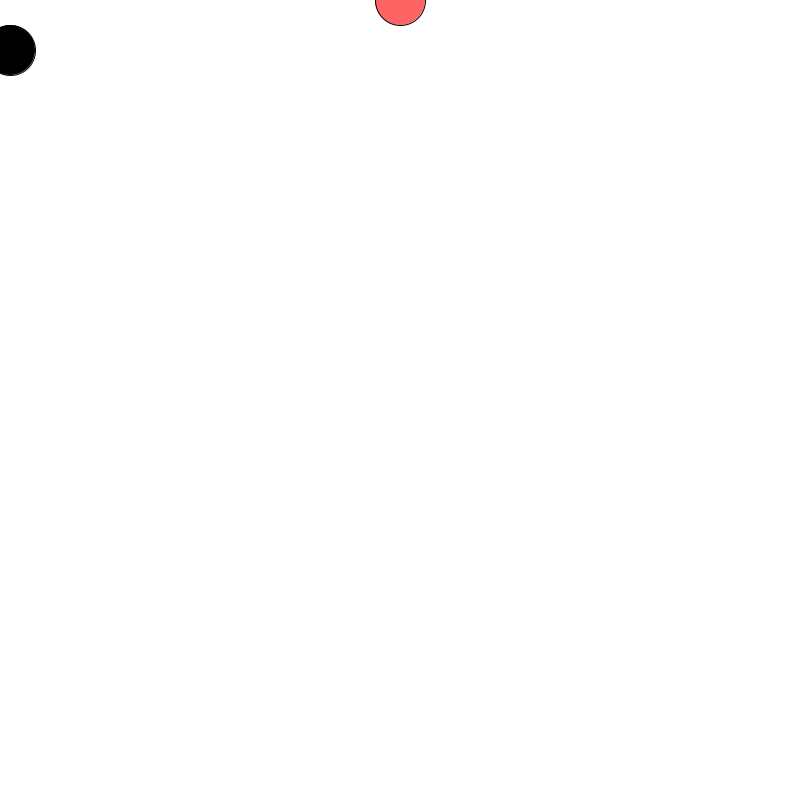
Frame 1 (no input)
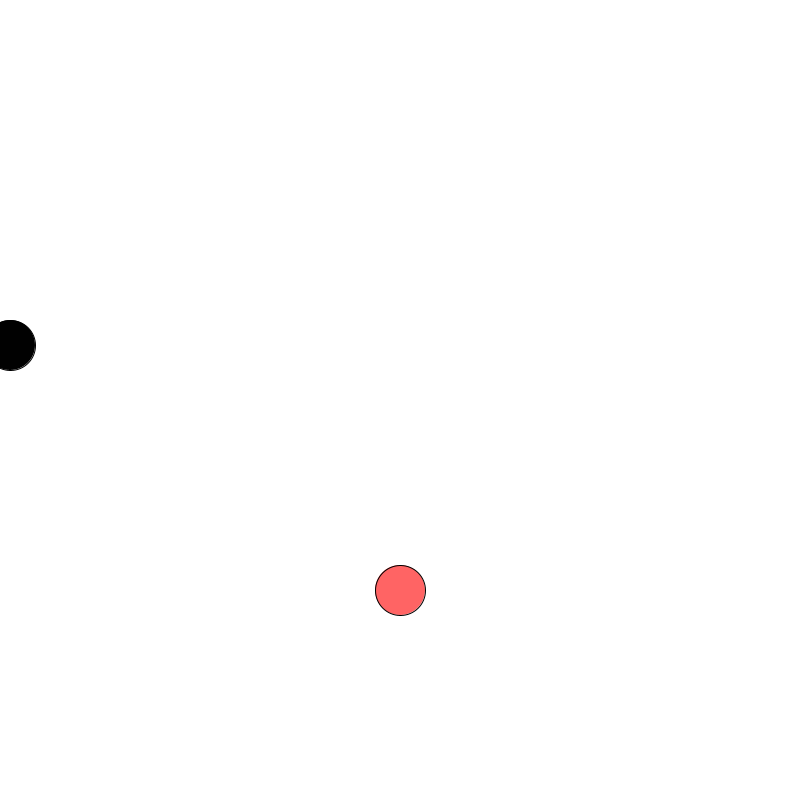
Frame 60 (the mouse pressed at the canvas centre just before this capture)
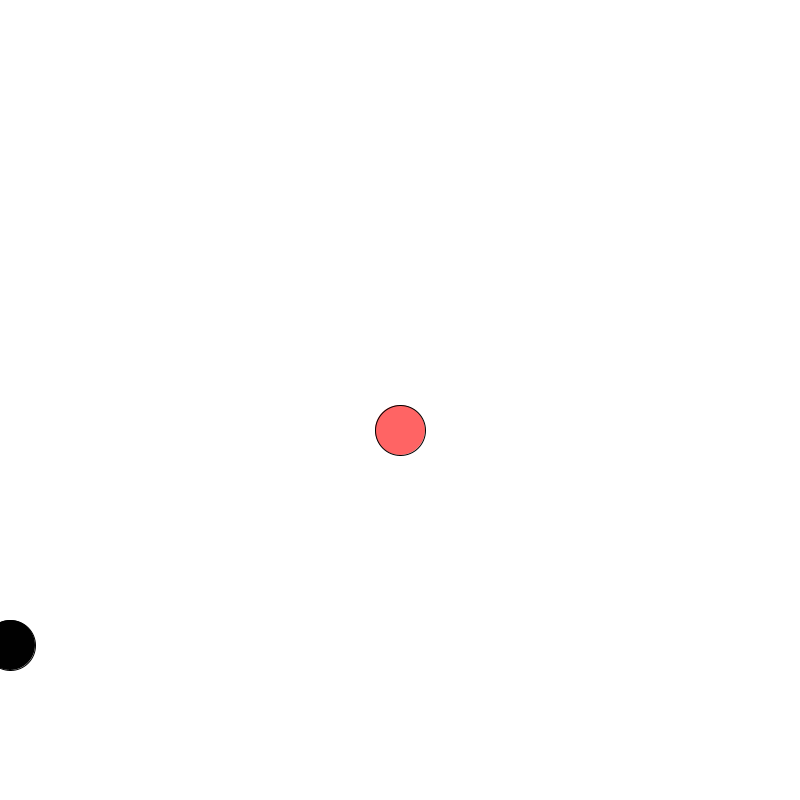
Frame 120 (the mouse held since frame 60 and released just before this capture)

The Processing sketch that drew these frames (run headless with seeded random() and noise(); from frame 60 on, the mouse is pressed at the canvas centre):

// Processing sketch: CatClass
// ── CatClass.pde
Cat myCat;
Dog myDog;

void setup(){
  size(800,800);
  myCat = new Cat(color(255,100,100),width/2,0,10);
  myDog = new Dog(color(1,1,1),10,50,5);
}

void draw(){
  background(255);
  myCat.display();
  myCat.run();
  
  myDog.display();
  myDog.run();
  
}

class Cat{
  
  color C;
  float PosX;
  float PosY;
  float Speed;
  
  Cat(color C, float PosX, float PosY, float Speed){
    this.C = C;
    this.PosX = PosX;
    this.PosY = PosY;
    this.Speed = Speed;
  }
  
  void display(){
    stroke(0);
    fill(C);
    ellipse(PosX,PosY,50,50);
  }
  
  void run(){
   PosY += Speed;
   if(PosY > height || PosY < 0){
    Speed *= -1; 
   }
  }
}

class Dog{
  
  color C;
  float PosX;
  float PosY;
  float Speed;
  
  Dog(color C, float PosX, float PosY, float Speed){
    this.C = C;
    this.PosX = PosX;
    this.PosY = PosY;
    this.Speed = Speed;
  }
  
  void display(){
    stroke(0);
    fill(C);
    ellipse(PosX,PosY,50,50);
  }
  
  void run(){
   PosY += Speed;
   if(PosY > height || PosY < 0){
    Speed *= -1; 
   }
  }
}
